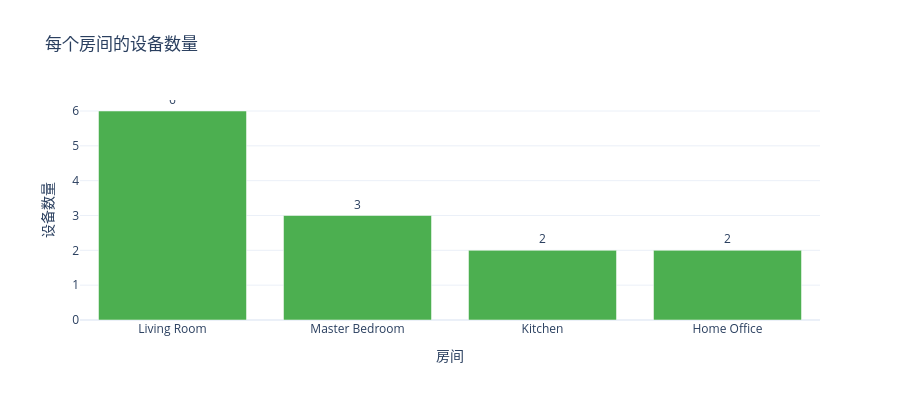

Notebook source saved alongside this figure:
### Markdown cell above
### 12.5 可视化 4：统计图表（Plotly 交互式）

使用 Plotly 创建交互式统计图表。

### Code cell
if PLOTLY_AVAILABLE:
    # 查询每个房间的设备数量
    room_stats = conn.query("""
        MATCH (r:Room)-[:CONTAINS]->(d:Device)
        RETURN r.name AS room, count(d) AS device_count
        ORDER BY device_count DESC
    """)
    
    # 准备数据
    rooms = [row['room'] for row in room_stats]
    counts = [row['device_count'] for row in room_stats]
    
    # 创建柱状图
    fig = go.Figure(data=[
        go.Bar(
            x=rooms,
            y=counts,
            marker_color='#4CAF50',
            text=counts,
            textposition='outside',
            hovertemplate='<b>%{x}</b><br>设备数: %{y}<extra></extra>'
        )
    ])
    
    fig.update_layout(
        title='每个房间的设备数量',
        xaxis_title='房间',
        yaxis_title='设备数量',
        template='plotly_white',
        height=400
    )
    
    fig.show()
else:
    print("⚠️ 需要安装 plotly 才能显示交互式图表: pip install plotly")

### Figure 1 — Plotly figure (JSON) as saved in the notebook; plotly's stock layout.template omitted (floating-point values rounded to 4 significant figures)
{"data": [{"hovertemplate": "<b>%{x}</b><br>设备数: %{y}<extra></extra>", "marker": {"color": "#4CAF50"}, "text": ["6", "3", "2", "2"], "textposition": "outside", "type": "bar", "x": ["Living Room", "Master Bedroom", "Kitchen", "Home Office"], "y": [6, 3, 2, 2]}], "layout": {"height": 400, "title": {"text": "每个房间的设备数量"}, "xaxis": {"title": {"text": "房间"}}, "yaxis": {"title": {"text": "设备数量"}}}}
